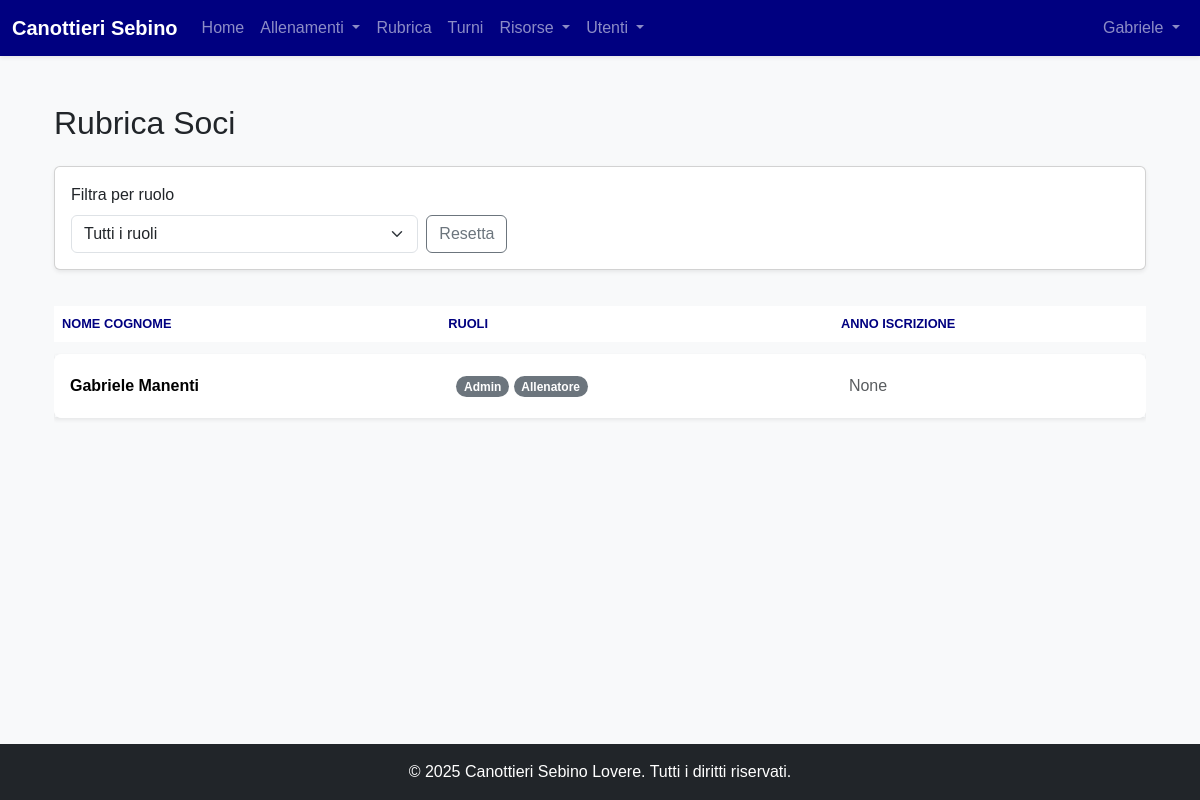
The page /rubrica (signed in) on the database its author committed.
### models.py (models this page shows, shortened)
class User(Base):
    __tablename__ = "users"
    id = Column(Integer, primary_key=True, index=True)
    username = Column(String, unique=True, index=True, nullable=False)
    hashed_password = Column(String, nullable=False)
    first_name = Column(String, nullable=False)
    last_name = Column(String, nullable=False)
    email = Column(String, unique=True, index=True)
    phone_number = Column(String)
    date_of_birth = Column(Date)
    tax_code = Column(String, unique=True)
    enrollment_year = Column(Integer)
    membership_date = Column(Date)
    certificate_expiration = Column(Date)
    address = Column(String)
    manual_category = Column(String, nullable=True)
    roles = relationship("Role", secondary=user_roles, back_populates="users")
    tags = relationship("Tag", secondary=user_tags, back_populates="users")
    barche_assegnate = relationship("Barca", secondary=barca_atleti_association, back_populates="atleti_assegnati")
    schede_pesi = relationship("SchedaPesi", back_populates="atleta")
    turni = relationship("Turno", back_populates="user")

class Role(Base):
    __tablename__ = "roles"
    id = Column(Integer, primary_key=True, index=True)
    name = Column(String, unique=True, index=True, nullable=False)
    users = relationship("User", secondary=user_roles, back_populates="roles")

### routers/users.py (the view)
@router.get("/rubrica", response_class=HTMLResponse)
async def view_rubrica(request: Request, db: Session = Depends(get_db),
                       current_user: models.User = Depends(get_current_user), role_filter: Optional[str] = None):
    query = db.query(models.User).options(joinedload(models.User.roles))
    if role_filter:
        query = query.join(models.User.roles).filter(models.Role.name == role_filter)
    users = query.order_by(models.User.last_name, models.User.first_name).all()
    all_roles = db.query(models.Role).all()
    return templates.TemplateResponse("rubrica.html", {
        "request": request, "current_user": current_user, "users": users,
        "all_roles": all_roles, "current_filter": role_filter
    })

### templates/rubrica.html (shortened to what this page needs)
{% extends "base.html" %}
{% block content %}
<div class="container mt-4">
    <h2 class="mb-4">Rubrica Soci</h2>
    <div class="card card-body shadow-sm mb-4">
        <form method="GET" class="row g-2 align-items-end">
            <div class="col-md-4">
                <label for="role_filter" class="form-label">Filtra per ruolo</label>
                <select name="role_filter" id="role_filter" class="form-select" onchange="this.form.submit()">
                    <option value="">Tutti i ruoli</option>
                </select>
            </div>
            <div class="col-md-2">
                <a href="/rubrica" class="btn btn-outline-secondary">Resetta</a>
            </div>
        </form>
    </div>
    <div class="table-responsive">
        <table class="table table-hover align-middle">
            <thead>
                <tr>
                    <th>Nome Cognome</th>
                    <th>Ruoli</th>
                    <th>Anno Iscrizione</th>
                </tr>
            </thead>
            <tbody>
                {% for user in users %}
                <tr>
                    <td class="fw-bold">{{ user.first_name }} {{ user.last_name }}</td>
                    <td>
                        {% for role in user.roles %}
                            <span class="badge rounded-pill text-bg-secondary">{{ role.name.capitalize() }}</span>
                        {% endfor %}
                    </td>
                    <td class="text-muted">{{ user.enrollment_year }}</td>
                </tr>
                {% else %}
                <tr>
                    <td colspan="3" class="text-center p-4">Nessun utente trovato.</td>
                </tr>
                {% endfor %}
            </tbody>
        </table>
    </div>
</div>
{% endblock %}

### templates/base.html (shortened to what this page needs)
<!doctype html>
<html lang="it" class="h-100">
<head>
    <link href="https://cdn.jsdelivr.net/npm/bootstrap@5.3.3/dist/css/bootstrap.min.css" rel="stylesheet" xintegrity="sha384-QWTKZyjpPEjISv5WaRU9OFeRpok6YctnYmDr5pNlyT2bRjXh0JMhjY6hW+ALEwIH">
    <link rel="stylesheet" href="{{ url_for('static', path='/style.css') }}">
</head>
<body class="d-flex flex-column h-100 bg-light">
<nav class="navbar navbar-expand-lg navbar-dark bg-primary shadow-sm">
    <div class="container-fluid">
        <a class="navbar-brand fw-bold" href="/dashboard">
            Canottieri Sebino
        </a>
        <div class="collapse navbar-collapse" id="navbarNav">
            {% if current_user %}
            <ul class="navbar-nav me-auto mb-2 mb-lg-0">
                <li class="nav-item">
                    <a class="nav-link" href="/dashboard">Home</a>
                </li>
                <li class="nav-item dropdown">
                    <a class="nav-link dropdown-toggle" href="#" id="allenamentiDropdown" role="button" data-bs-toggle="dropdown" aria-expanded="false">
                        Allenamenti
                    </a>
                </li>
                <li class="nav-item">
                    <a class="nav-link" href="/rubrica">Rubrica</a>
                </li>
                {% if current_user.is_admin %}
                <li class="nav-item">
                    <a class="nav-link" href="/turni">Turni</a>
                </li>
                {% endif %}
                <li class="nav-item dropdown">
                    <a class="nav-link dropdown-toggle" href="#" id="risorseDropdown" role="button" data-bs-toggle="dropdown" aria-expanded="false">
                        Risorse
                    </a>
                </li>
                {% if current_user.is_admin %}
                <li class="nav-item dropdown">
                    <a class="nav-link dropdown-toggle" href="#" id="adminMenu" role="button" data-bs-toggle="dropdown" aria-expanded="false">
                        Utenti
                    </a>
                </li>
                {% endif %}
            </ul>
            {% endif %}
            <ul class="navbar-nav ms-auto">
                {% if current_user %}
                    <li class="nav-item dropdown">
                        <a class="nav-link dropdown-toggle" href="#" id="navbarUserDropdown" role="button" data-bs-toggle="dropdown" aria-expanded="false">
                            {{ current_user.first_name or current_user.username }}
                        </a>
                    </li>
                {% else %}
                    <li class="nav-item">
                        <a class="nav-link" href="/login">Login</a>
                    </li>
                {% endif %}
            </ul>
        </div>
    </div>
</nav>
<main class="container my-4 flex-grow-1">
    {% block content %}{% endblock %}
</main>
<footer class="text-center text-white py-3 mt-auto bg-dark">
    <div class="container">
        <p class="mb-0">&copy; 2025 Canottieri Sebino Lovere. Tutti i diritti riservati.</p>
    </div>
</footer>
</body>
</html>

### static/style.css (style rules this page uses)
:root { --club-white: #ffffff; --club-light-blue: #ADD8E6; --club-navy-blue: #000080; --club-off-white-bg: #f8f9fa; --club-text-dark: #212529; --bs-primary-rgb: 0, 0, 128; }
body { font-family: Helvetica, Arial, sans-serif; color: var(--club-text-dark); background-color: var(--club-off-white-bg); }
.navbar-dark { background-color: var(--club-navy-blue) !important; }
a { color: var(--club-navy-blue); }
.table { border-collapse: separate; border-spacing: 0 0.75rem; }
.table thead th { border: none; color: var(--club-navy-blue); text-transform: uppercase; font-size: 0.8rem; }
.table tbody tr { background-color: var(--club-white); box-shadow: 0 0.125rem 0.25rem rgba(0,0,0,0.075); transition: transform 0.2s ease, box-shadow 0.2s ease; cursor: pointer; }
.table tbody td { border: none; padding: 1.25rem 1rem; vertical-align: middle; }
.table tbody tr td:first-child { border-top-left-radius: 0.5rem; border-bottom-left-radius: 0.5rem; }
.table tbody tr td:last-child { border-top-right-radius: 0.5rem; border-bottom-right-radius: 0.5rem; }

### rows shown on the page
User: first_name "Gabriele", last_name "Manenti", enrollment_year "None"
Role: name "Admin"
Role: name "Allenatore"
